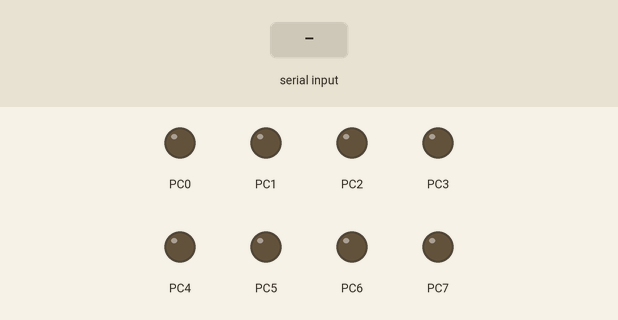
This program was run on a simulated ATmega16, built with avr-gcc and emulated at 8 MHz. Shown: output pins drawn as LEDs (lit = HIGH). The test bench sets the inputs (shaded band).

Above: at 1.2 s.
1.3 s: "1" received over Serial
At 2.2 s:
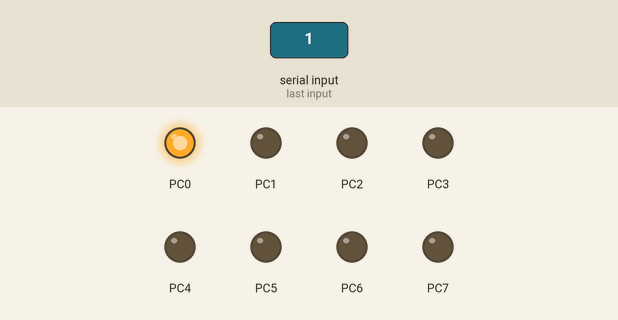
2.8 s: "2" received over Serial
At 3.4 s:
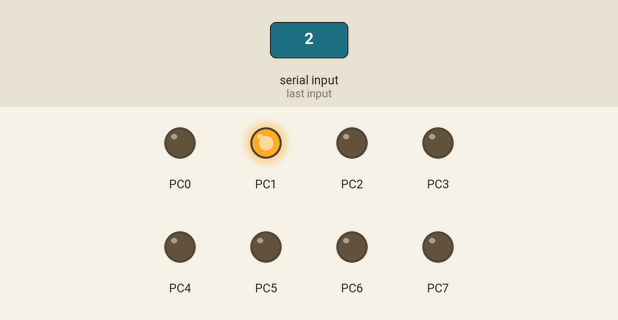
4.3 s: "3" received over Serial
At 5.5 s:
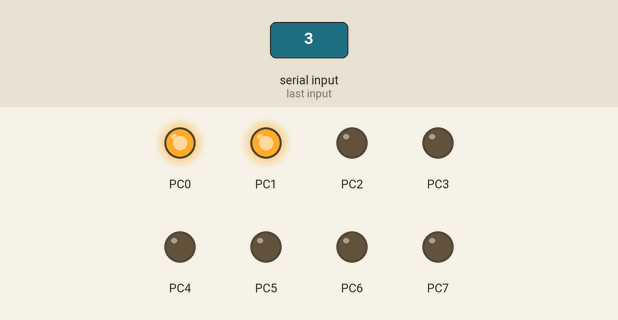
5.8 s: "4" received over Serial
At 6.9 s:
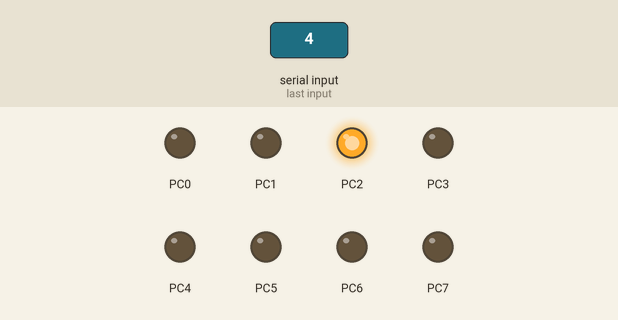
7.3 s: "5" received over Serial
At 8.0 s:
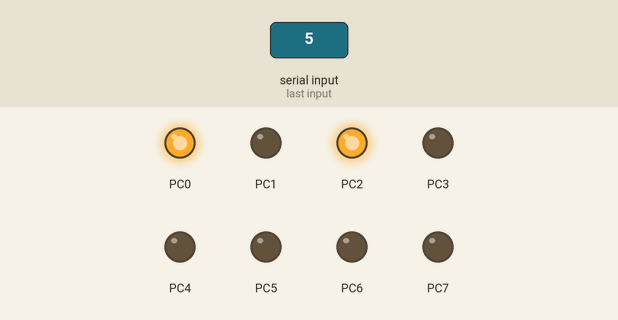
8.8 s: "6" received over Serial
At 9.2 s:
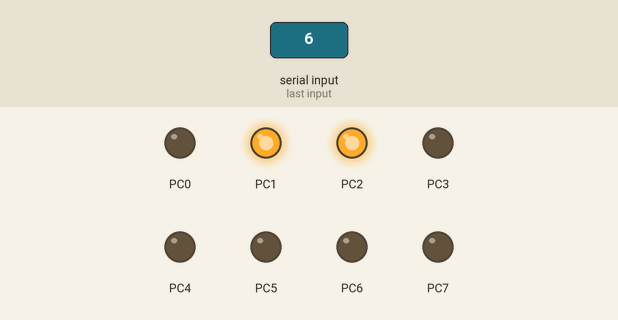
Timing chart, 0 to 11.3 s (numbered marks = the images above; inputs shaded):
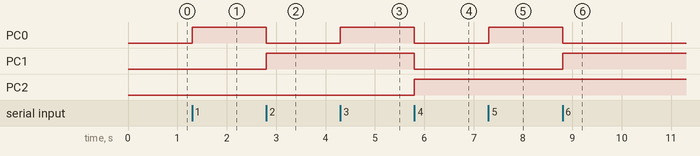

Measured:
- after the input at 1.3 s, PC0: LOW → HIGH at once
- after the input at 2.8 s, PC0: HIGH → LOW at once; PC1: LOW → HIGH at once
- after the input at 4.3 s, PC0: LOW → HIGH at once
- after the input at 5.8 s, PC0, PC1: HIGH → LOW at once; PC2: LOW → HIGH at once
- after the input at 7.3 s, PC0: LOW → HIGH at once
- after the input at 8.8 s, PC0: HIGH → LOW at once; PC1: LOW → HIGH at once

The program:

Practical_33.c
```c
//Sending/ Receiving Data from/to PC to/from Microcontroller Displaying it on LCD

#define F_CPU 8000000UL
#include<avr/io.h>
#include<util/delay.h>
void usart_init()
{
 UBRRL=51;
 UBRRH=0;
 UCSRB=0x18;
 UCSRC=0x8e;
}

void usart_send(char send)
{
  while((UCSRA&0x20)==0);
  UDR=send;
}
void usart_string(unsigned char *a)
{
    int i=0;
	while(a[i]!='\0')
	{
		usart_send(a[i]);
		i++;
	}

}

char usart_rec()
{
 while((UCSRA&0x80)==0);
 return UDR;
}

int main()
{

  DDRC=0xFF;
  usart_init();
  _delay_ms(10);
  while(1)
  {
    char a=usart_rec();
    if(a=='1')
	{
	  PORTC=0x01;

    }
	else if(a=='2')
	{
	  PORTC=0x02;
	}
	else if(a=='3')
	{
	  PORTC=0x03;
	}
	else if(a=='4')
	{
	  PORTC=0x04;
	}
	else if(a=='5')
	{
	  PORTC=0x05;
	}
	else if(a=='6')
	{
	  PORTC=0x06;
	}
	else if(a=='7')
	{
	  PORTC=0x07;
	}
	else if(a=='8')
	{
	  PORTC=0x08;
	}
	else if(a=='a')
	{
	  PORTC=0xFF;
	}

  }
}
```
